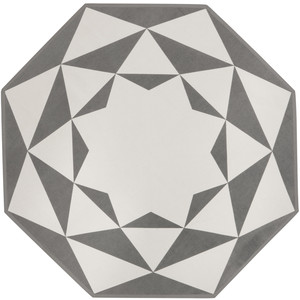
%> input picture octave/images/octastar.jpeg, 300 x 300 px
$ octave GradientDirection.m   (GNU Octave 9; MATLAB toolbox functions it lacks are replaced by stand-ins)
%> lines starting %> are read from the running program, lines starting %| are printed output that depends on the picture
%Gradient Direction
pkg load image;

%Load and convert image to double type,range[0,1] for convenience
img = double(rgb2gray(imread('images/octastar.jpeg')))/255;
%> img: size 300x300 double; min 0.361, max 1, mean 0.758
%img = double(rgb2gray(imread('images/octagon.png')))/255;
%img = double(rgb2gray(imread('images/fruit.png')))/255;
%img = double(rgb2gray(imread('images/wireframe.jpg')))/255;
imshow(img);
pause();

%compute x, y gradients
[gx gy] = imgradientxy(img,'sobel');
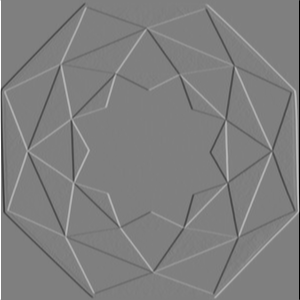
%> gx: size 300x300 double; min -4, max 4, mean 3.52e-05; drawn with min black and max white
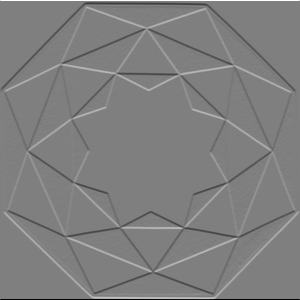
%> gy: size 300x300 double; min -4, max 4, mean -2.09e-06; drawn with min black and max white
% [6 lines of commented-out code are left out]
[gmag gdir] = imgradient(gx, gy);
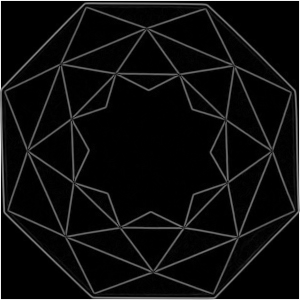
%> gmag: size 300x300 double; min 0, max 4.24, mean 0.243; drawn with min black and max white
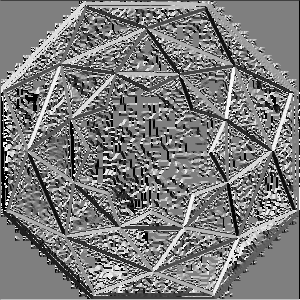
%> gdir: size 300x300 double; min -180, max 180, mean -4.7; drawn with min black and max white
imshow(gmag/(4*sqrt(2)));
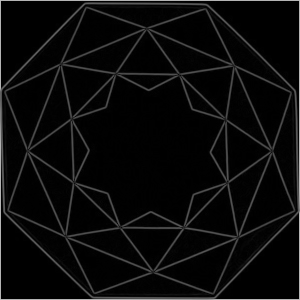
%> displayed picture: size 300x300, on the screen's scale of 0 to 255; min 0, max 191, mean 11
pause();
imshow((gdir+180)/360);% angle in degrees [-180 180]
pause();
